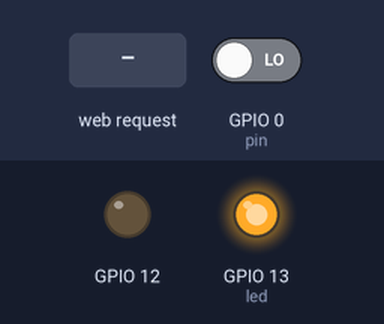
A sketch run on a simulated ESP8266 (NodeMCU). Parts: output pins drawn as LEDs (lit = HIGH). The inputs (shaded band) are chosen by the test bench; at power-on: GPIO 0 (pin) LOW. WiFi joins after 1.5 s; servers stay silent unless stated; what the sketch prints to the serial monitor is not drawn.

Above: at 2.7 s.
2.8 s: GPIO 0 (pin) driven HIGH
At 3.7 s:
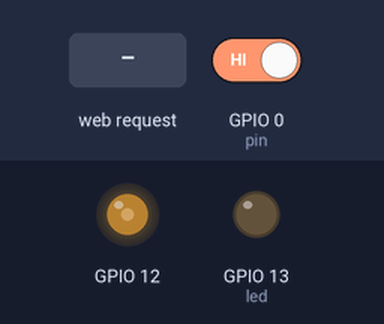
4.8 s: HTTP request GET /off received
At 5.1 s:
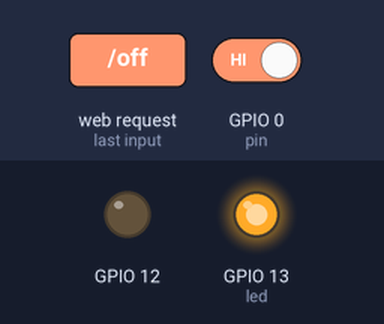
6.3 s: HTTP request GET /on received
At 6.7 s:
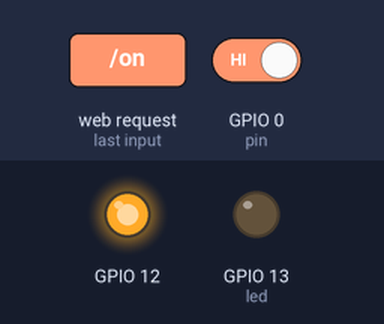
Timing chart, 0 to 9.3 s (numbered marks = the images above; inputs shaded):
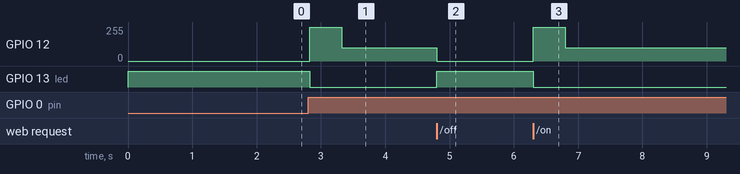

The sketch:

SonoffWebserver.ino
```cpp
// (licence header left out)
#include <ESP8266WiFi.h>
#include <WiFiClient.h>
#include <ESP8266WebServer.h>
#include <ESP8266mDNS.h>

#include "Sonoff.h"

const char *ssid = "ssid";
const char *password = "pass";

ESP8266WebServer server ( 80 );

Sonoff sonoff;

const int led = LED;

void handleRoot() {

  char temp[400];
  int sec = millis() / 1000;
  int min = sec / 60;
  int hr = min / 60;


  for ( uint8_t i = 0; i < server.args(); i++ ) {
    if(server.argName(i) == String("relay")){
      if(server.arg(i) == String("on")){
        sonoff.relay.on();
        digitalWrite ( led, 0 );
      }
      else if(server.arg(i) == String("off")){
        sonoff.relay.off();
        digitalWrite ( led, 1 );
      }
    }
  }
  char *r;
  if(sonoff.relay.isOn()) r = "on";
  else r = "off";

  snprintf ( temp, 400,

"<html>\
  <head>\
    <meta http-equiv='refresh' content='5'/>\
    <title>Sonoff Demo</title>\
    <style>\
      body { background-color: #cccccc; font-family: Arial, Helvetica, Sans-Serif; Color: #000088; }\
    </style>\
  </head>\
  <body>\
    <h1>Hello from Sonoff!</h1>\
    <p>Uptime: %02d:%02d:%02d</p>\
    <p>Relay: %s</p>\
    <a href=\"/?relay=on\">Relay on</a><br>\
    <a href=\"/?relay=off\">Relay off</a><br>\
  </body>\
</html>",

    hr, min % 60, sec % 60, r
  );
  server.send ( 200, "text/html", temp );
}

void handleNotFound() {
  String message = "File Not Found\n\n";
  message += "URI: ";
  message += server.uri();
  message += "\nMethod: ";
  message += ( server.method() == HTTP_GET ) ? "GET" : "POST";
  message += "\nArguments: ";
  message += server.args();
  message += "\n";

  for ( uint8_t i = 0; i < server.args(); i++ ) {
    message += " " + server.argName ( i ) + ": " + server.arg ( i ) + "\n";
  }

  server.send ( 404, "text/plain", message );
}

void setup ( void ) {
  pinMode ( led, OUTPUT );
  digitalWrite ( led, 1 );
  Serial.begin ( 115200 );
  WiFi.begin ( ssid, password );
  Serial.println ( "" );

  // Wait for connection
  while ( WiFi.status() != WL_CONNECTED ) {
    delay ( 500 );
    Serial.print ( "." );
  }

  Serial.println ( "" );
  Serial.print ( "Connected to " );
  Serial.println ( ssid );
  Serial.print ( "IP address: " );
  Serial.println ( WiFi.localIP() );

  if ( MDNS.begin ( "Sonoff" ) ) {
    Serial.println ( "MDNS responder started" );
  }

  server.on ( "/", handleRoot );
  server.on ( "/on", []() {
    sonoff.relay.on();
    digitalWrite ( led, 0 );
    server.send ( 200, "text/plain", "on" );
  } );
  server.on ( "/off", []() {
    sonoff.relay.off();
    digitalWrite ( led, 1 );
    server.send ( 200, "text/plain", "off" );
  } );
  server.on ( "/state", []() {
    if(sonoff.relay.isOn()) server.send ( 200, "text/plain", "on" );
    else server.send ( 200, "text/plain", "off" );
  } );
  server.onNotFound ( handleNotFound );
  server.begin();
  Serial.println ( "HTTP server started" );
}

void loop ( void ) {
  server.handleClient();
  sonoff.loop();
  if(sonoff.sw.getEvent() == SWITCH_EVENT_ON){
    if(sonoff.relay.isOn()){
      sonoff.relay.off();
      digitalWrite ( led, 1 );
    }
    else {
      sonoff.relay.on();
      digitalWrite ( led, 0 );
    }
  }
}
```

Sonoff.h
```cpp
#ifndef Sonoff_h
#define Sonoff_h

#include "relay.h"
#include "switch.h"

static const uint8_t RELAY = 12; // MTDI
static const uint8_t SWITCH = 0; // GPIO0
static const uint8_t LED = 13; // MTCK

class Sonoff
{

  private:


  public:
    Relay relay = Relay( RELAY, 0.4, 500, 25000);
    Switch sw =  Switch( SWITCH, 2, 5);

    Sonoff(void) {

    }

    void loop() {
      relay.loop();
      sw.loop();
    }

};
#endif /* Sonoff_h */
```

relay.h
```cpp
#ifndef relay_h
#define relay_h

class Relay
{
  private:

    unsigned long time_to_reduce_current;
    unsigned long millis_till_reduction;
    uint16_t reduced_current;

    uint8_t pin;

    static const uint8_t RELAY_STATE_OFF = 0;
    static const uint8_t RELAY_STATE_ON_WAIT_TO_REDUCE = 1;
    static const uint8_t RELAY_STATE_ON_REDUCED = 1;
    uint8_t state = RELAY_STATE_OFF;

  public:

    Relay(uint8_t pin = 0, float reduction = 0.4, unsigned long millis_till_reduction = 500, unsigned long analog_write_frequency = 10000) {
      setReduction(reduction);

      setMillisTillReduction(millis_till_reduction);

      analogWriteFreq(analog_write_frequency);

      this->pin = pin;
      pinMode ( pin, OUTPUT );
    }

    void on() {
      switch (state) {
        case RELAY_STATE_OFF:
          analogWrite(pin, PWMRANGE);
          time_to_reduce_current = millis() + millis_till_reduction;
          state = RELAY_STATE_ON_WAIT_TO_REDUCE;
          break;
      }
    }

    void off() {
      analogWrite(pin, 0);
      state = RELAY_STATE_OFF;
    }

    bool isOn() {
      return state != RELAY_STATE_OFF;
    }

    void setReduction(float reduction) {
      if ( reduction > 1.0 ) reduction = 1.0;
      else if ( reduction < 0.0 ) reduction = 0.0;
      reduced_current = (PWMRANGE * 1.0) * reduction;
    }

    void setMillisTillReduction(unsigned long millis_till_reduction) {
       this->millis_till_reduction = millis_till_reduction;
    }

    void loop() {
      switch (state) {
        case RELAY_STATE_ON_WAIT_TO_REDUCE:
          if (millis() > time_to_reduce_current) {
            analogWrite(pin, reduced_current);
            state = RELAY_STATE_ON_REDUCED;
          }
          break;
      }
    }

};
#endif /* relay_h */
```

switch.h
```cpp
#ifndef switch_h
#define switch_h

static const uint8_t SWITCH_EVENT_IDLE = 1;
static const uint8_t SWITCH_EVENT_OFF = 1;
static const uint8_t SWITCH_EVENT_ON = 2;

/*
   We will check the switch every debounce_intervall_ms.
   If the logic value stays debounce_count times at a differnt level than the current one
   an event is triggered and the new state is stored.
*/

class Switch
{

  private:

    static const uint8_t SWITCH_STATE_OFF = 0;
    static const uint8_t SWITCH_STATE_ON = 1;
    uint8_t state = SWITCH_STATE_OFF;

    unsigned long debounce_intervall_ms;
    unsigned long time_to_check_switch;

    bool polarity;

    uint8_t debounce_counter;
    uint8_t debounce_count;

    uint8_t pin;

    uint8_t event = SWITCH_EVENT_IDLE;

  public:

    Switch(uint8_t pin = 0, bool polarity = false, uint8_t debounce_count = 3, unsigned long debounce_intervall_ms = 5) {
      this->pin = pin;
      pinMode ( pin, INPUT );

      this->polarity = polarity;

      debounce_counter = 0;
      this->debounce_count = debounce_count;
      this->debounce_intervall_ms = debounce_intervall_ms;
      time_to_check_switch = millis() + debounce_intervall_ms;

      state = SWITCH_EVENT_OFF;
    }

    uint8_t getEvent(void) {
      uint8_t e = event;
      event = SWITCH_EVENT_IDLE;
      return e;
    }

    bool isOn() {
      return state == SWITCH_STATE_ON;
    }

    void loop() {
      if (millis() > time_to_check_switch) {

        time_to_check_switch = millis() + debounce_intervall_ms;

        switch (state) {

          case SWITCH_STATE_OFF:
            if ((digitalRead(pin) == HIGH && polarity == true) || (digitalRead(pin) == LOW && polarity == false) ) {
              debounce_counter++;
              if (debounce_counter >= debounce_count) {
                debounce_counter = 0;
                state = SWITCH_STATE_ON;
                event = SWITCH_EVENT_ON;
              }
            }
            else {
              debounce_counter = 0;
            }
            break;

          case SWITCH_STATE_ON:

            if ((digitalRead(pin) == LOW && polarity == true) || (digitalRead(pin) == HIGH && polarity == false) ) {
              debounce_counter++;
              if (debounce_counter >= debounce_count) {
                debounce_counter = 0;
                state = SWITCH_STATE_OFF;
                event = SWITCH_EVENT_OFF;
              }
            }
            else {
              debounce_counter = 0;
            }
            break;

        }
      }
    }
};

#endif /* switch_h */
```

Measured:
- after the input at 2.8 s, GPIO 12: 0/255 → 255/255 at once, → 101/255 0.50 s later; GPIO 13 (led): HIGH → LOW at once
- after the input at 4.8 s, GPIO 12: 101/255 → 0/255 at once; GPIO 13 (led): LOW → HIGH at once
- after the input at 6.3 s, GPIO 12: 0/255 → 255/255 at once, → 101/255 0.50 s later; GPIO 13 (led): HIGH → LOW at once
